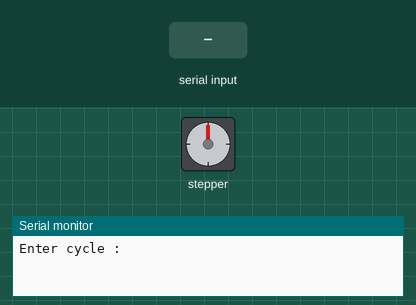
Simulated run of this sketch. Board: Arduino Mega 2560, built with avr-gcc and run on an emulated ATmega2560. Shown: stepper motor, the last lines printed to the serial monitor. Wiring (inferred from the names in the program): stepper motor (2048 steps per turn assumed): coils pin 39, pin 41, pin 43, pin 45. The test bench sets the inputs (shaded band).

Above: at 1.2 s.
1.3 s: "1\n" received over Serial
At 1.8 s:
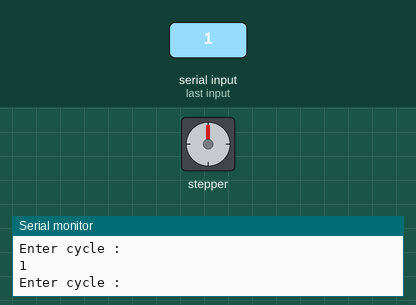
4.3 s: "2\n" received over Serial
At 6.7 s:
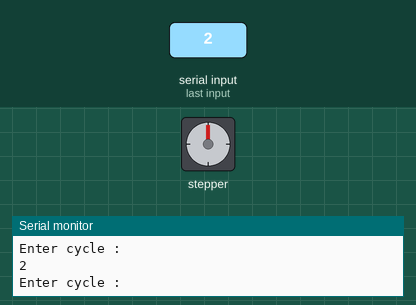
13.3 s: "3\n" received over Serial
Timing chart, 0 to 28.1 s (numbered marks = the images above; inputs shaded):
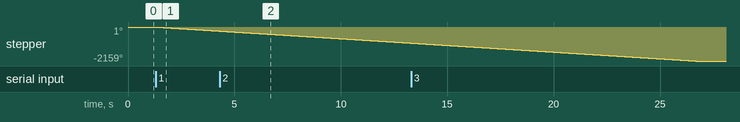

The sketch:

Step_Motor_Capstone_Challenge3.ino
```cpp
#define IN1 39
#define IN2 41
#define IN3 43
#define IN4 45

int Steps = 0;
int steps_left;

boolean Direction = true;
unsigned long last_time;
unsigned long currentMillis;
long time;

void setup() {
  Serial.begin(9600);
  pinMode(IN1,OUTPUT);
  pinMode(IN2,OUTPUT);
  pinMode(IN3,OUTPUT);
  pinMode(IN4,OUTPUT);
  Serial.println("Enter cycle : ");

}

void loop() {
  if(Serial.available()){
   int Cycle = Serial.parseInt();
   if(Cycle>4){
    Serial.println("Error");
    Cycle=0;
   }
   Serial.println(Cycle);
   Serial.println("Enter cycle : ");
   steps_left = Cycle*4095;
   while(steps_left>0){
    currentMillis = micros();
    if(currentMillis-last_time>=1000)
    {
      stepper(1);
      time=time+micros()-last_time;
      last_time=micros();
      steps_left--;
    }
  }
  }
}


void stepper(int xw){
  for(int x=0;x<xw;x++){
    switch(Steps){
      case 0: runStep(LOW,LOW,LOW,HIGH); break;
      case 1: runStep(LOW,LOW,HIGH,HIGH); break;
      case 2: runStep(LOW,LOW,HIGH,LOW); break;
      case 3: runStep(LOW,HIGH,HIGH,LOW); break;
      case 4: runStep(LOW,HIGH,LOW,LOW); break;
      case 5: runStep(HIGH,HIGH,LOW,LOW); break;
      case 6: runStep(HIGH,LOW,LOW,LOW); break;
      case 7: runStep(HIGH,LOW,LOW,HIGH); break;
      default : runStep(LOW,LOW,LOW,LOW);break;
    }
    SetDirection();
  }
}


void runStep(int value1, int value2, int value3, int value4)
{
  digitalWrite(IN1, value1);
  digitalWrite(IN2, value2);
  digitalWrite(IN3, value3);
  digitalWrite(IN4, value4);
}

void SetDirection()
{
  if(Direction==1) {Steps++;}
  if(Direction==0) {Steps--;}
  if(Steps>7) {Steps=0;}
  if(Steps<0) {Steps=7;}
}
```

Measured:
- after the input at 1.3 s, stepper: keeps turning counter-clockwise at about 85°/s, starting at once
